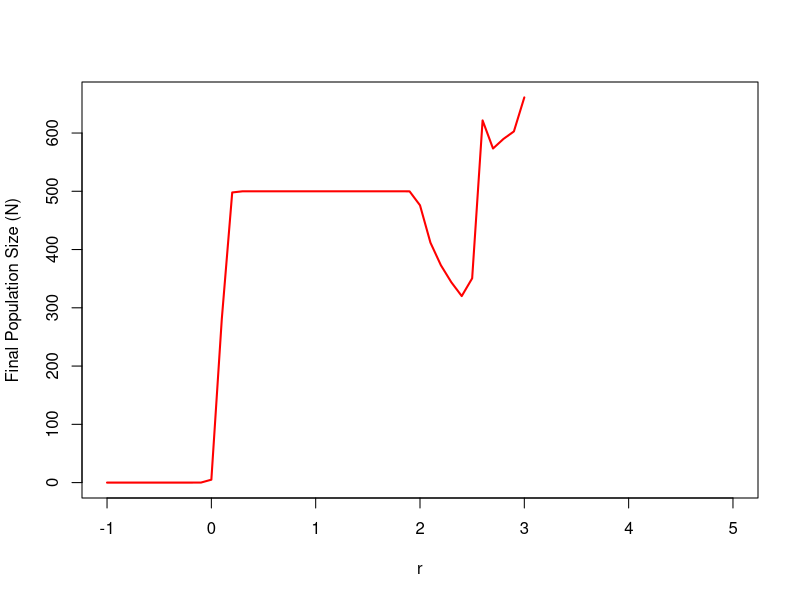

The R source for this figure:
## ---- chunk 1
knitr::opts_chunk$set(echo = TRUE)
## ---- chunk 2
## ==parameter==
r_values = seq(-1, 5, 0.1)
K = 500
n0 = 5
tmax = 50
final_N = numeric(length(r_values))

## ==logistic growth function==
logistic = function(N, K, r) (1 + (1 - N/K) * r) * N
## ---- chunk 3
## ==main==
for (i in 1:length(r_values)) {
  r = r_values[i]
  N = rep(n0, tmax + 1)
  
  for (t in 1:tmax) {
    N[t + 1] = logistic(N[t], K, r)
  }
  
  final_N[i] = N[tmax + 1] #紀錄最後一刻的人口大小
}
## ---- chunk 4
## ==output==
plot(r_values, final_N, type = "l", col = "red", lwd = 2,
     xlab = "r", ylab = "Final Population Size (N)")

